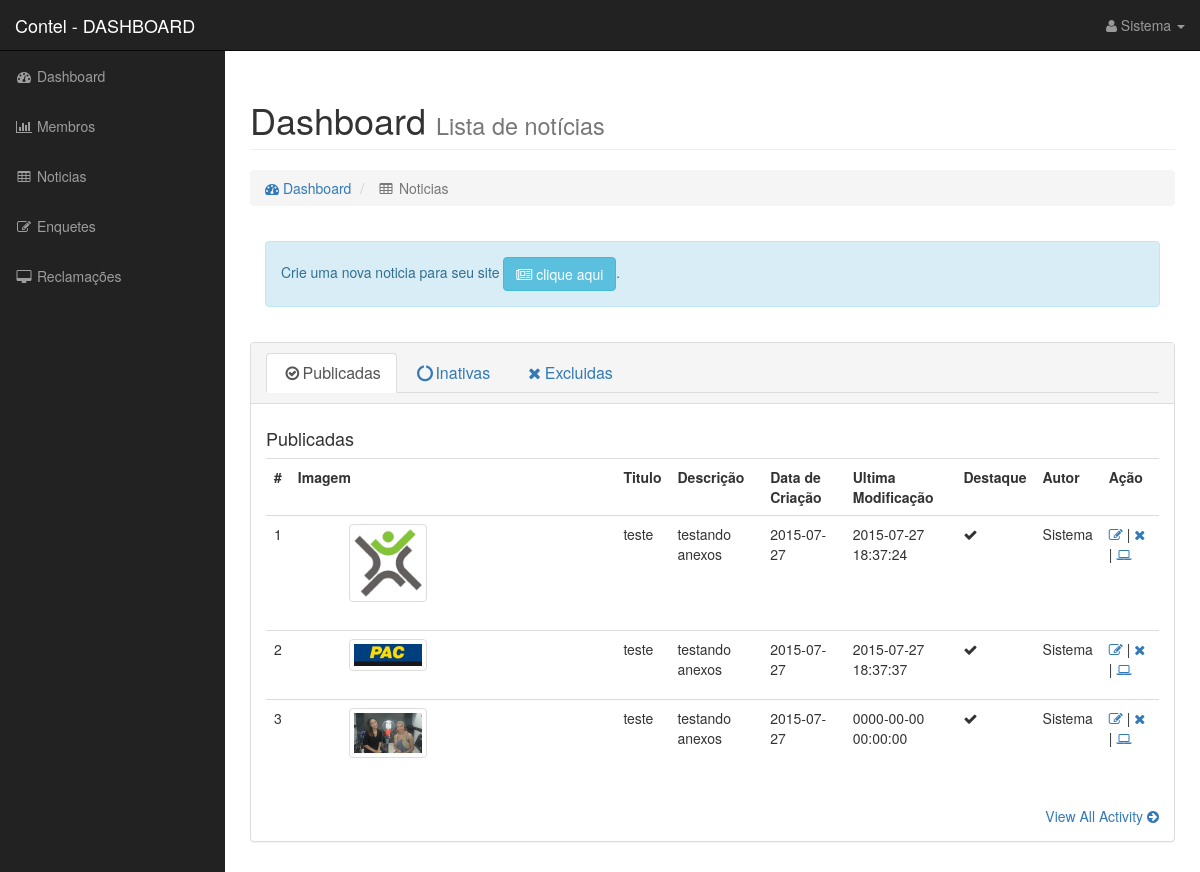
Screenshot of /index.php/admin/noticias (signed in) with the database file from the repository.
### tables this page shows
CREATE TABLE IF NOT EXISTS `news` (
  `id` int(5) NOT NULL AUTO_INCREMENT,
  `title` varchar(100) NOT NULL,
  `slug` varchar(200) NOT NULL,
  `link_reference` varchar(200) DEFAULT NULL,
  `description` mediumtext NOT NULL,
  `news` text NOT NULL,
  `creationdate` date NOT NULL,
  `modifieddate` timestamp NOT NULL DEFAULT '0000-00-00 00:00:00' ON UPDATE CURRENT_TIMESTAMP,
  `published` tinyint(1) NOT NULL,
  `fature` tinyint(1) DEFAULT '0',
  `createby` int(11) NOT NULL,
  `tabledef` varchar(50) NOT NULL,
  PRIMARY KEY (`id`)
);

CREATE TABLE IF NOT EXISTS `archive` (
  `id` int(11) NOT NULL AUTO_INCREMENT,
  `name` varchar(35) NOT NULL,
  `type` varchar(8) NOT NULL,
  `size` int(11) NOT NULL,
  `url` varchar(255) NOT NULL,
  `title` varchar(255) NOT NULL,
  `description` mediumtext NOT NULL,
  `creationdate` date NOT NULL,
  `modifieddate` timestamp NOT NULL DEFAULT '0000-00-00 00:00:00' ON UPDATE CURRENT_TIMESTAMP,
  PRIMARY KEY (`id`)
);

### application/views/admin/admin_view.php (called while the page is built)
<?php
$this->load->view('includers/admin/header_view');
$this->load->view('includers/admin/'.$body.'_view');
$this->load->view('includers/admin/footer_view');

### application/controllers/admin.php (called while the page is built, shortened)
<?php
class Admin extends CI_Controller {
    protected $controlpath = 'admin/admin_view';
    private $session;
    private $user_data;
    public function __construct() {
        $this->load->model('mastermembership');
         $this->session = $this->nsession->userdata('adminlogado');
         $this->user_data = $this->mastermembership->set_user_id($this->session);
    }
    private function navtop($method = null){
        return array(
            'title' => 'Contel - DASHBOARD',
            'user_dados' => $this->user_data,
           'body' => (!$method)?'home':$method,
            'navtop' =>array(
                0 => '<a href="'.base_url('admin/').'"><i class="fa fa-fw fa-dashboard"></i> Dashboard</a>',
                1 => '<a href="'.base_url('admin/user_admin').'"><i class="fa fa-fw fa-bar-chart-o"></i> Membros</a>',
                2 => '<a href="'.base_url('admin/noticias').'"><i class="fa fa-fw fa-table"></i> Noticias</a>',
                3 => '<a href="'.base_url('admin/enquetes').'"><i class="fa fa-fw fa-edit"></i> Enquetes</a>',
                4 => '<a href="'.base_url('admin/reclamacao').'"><i class="fa fa-fw fa-desktop"></i> Reclamações</a>',
            ),
            'btnlogin' => (!$this->session)?array(
                ):
                array(
                '<li class="dropdown"><a href="#" class="dropdown-toggle" data-toggle="dropdown"><i class="fa fa-user"></i> '.$this->user_data[0]->name.' <b class="caret"></b></a> <ul class="dropdown-menu">',
                '<li><a href="#"><i class="fa fa-fw fa-user"></i> Profile</a></li>',
                '<li> <a href="#"><i class="fa fa-fw fa-envelope"></i> Inbox</a></li>',
                '<li><a href="#"><i class="fa fa-fw fa-gear"></i> Settings</a></li>',
                '<li class="divider"></li>',
                '<a href="#" class="logout"><i class="fa fa-fw fa-power-off"></i> Log Out</a>',
                '</ul></li>',
            ),
        );
    }
   public function noticias(){
       $this->load->model('noticias');
       $data = $this->navtop('noticias/noticialist');
       $data['noticia_list_published'] = $this->noticias->set_not_list(1);
       $data['noticia_list_inative'] = $this->noticias->set_not_list(2);
       $data['noticia_list_remove'] = $this->noticias->set_not_list(3);
       if($this->session != null){
             $this->load->view($this->controlpath, $data);
        }else{
       $this->load->view('includers/admin/login_view');
        }
   }
}

### index.php (called while the page is built, shortened)
<?php
require_once BASEPATH.'core/CodeIgniter.php';

### application/models/mastermembership.php (called while the page is built, shortened)
<?php
class Mastermembership extends CI_Model{
    public function set_user_id($id){
        $this->db->where('id',$id);
         $users = $this->db->get('admin_user')->result();
        return $users;
    }
}

### application/models/noticias.php (called while the page is built, shortened)
<?php
class Noticias extends CI_Model{
    protected $news;
    protected $attachments;
    protected $admin_user;
    protected $arquive;
    public function __construct() {
        $this->news = 'news.id as news_id, news.title as news_title, news.slug as news_slug, news.link_reference as news_link_reference, news.description as news_description, news.news as news_news,news.creationdate as news_creationdate, news.modifieddate as news_modifieddate, news.published as news_published, news.fature as news_fature, news.createby as news_createby, news.tabledef as news_tabledef';
        $this->attachments = 'attachments.id as attachments_id, attachments.parent_id as attachments_parent_id, attachments.tabledef as attachments_tabledef, attachments.fature as attachments_fature, attachments.sort as attachments_sort';
        $this->admin_user = 'admin_user.id as admin_user_id, admin_user.define as admin_user_define, admin_user.name as admin_user_name, admin_user.email as admin_user_email';
        $this->arquive = 'archive.id as archive_id, archive.name as archive_name, archive.type as archive_type, archive.size as archive_size, archive.title as archive_title, archive.description as archive_description, archive.url as archive_url';
    }
    private function set_list(){
      $this->db->select($this->attachments);
      $this->db->select($this->news);
      $this->db->select($this->admin_user);
      $this->db->select($this->arquive);
    }
    public function set_not_list($status,$campo = null,$ordem = null){
        $this->db->join('admin_user','news.createby = admin_user.id','left');
        $this->db->join('attachments','news.id = attachments.parent_id','left');
        $this->db->join('archive','attachments.archive_id = archive.id','left');
        $this->db->order_by($campo,$ordem);
        $this->db->where('news.published',$status);
        $news = $this->db->get('news')->result();
       return $news;
    }
}

### application/views/includers/admin/noticias/noticialist_view.php (the view, shortened to what this page needs)
<div id="page-wrapper">
            <div class="container-fluid">
                <div class="row">
                    <div class="col-lg-12">
                        <h1 class="page-header">
                            Dashboard <small>Lista de notícias</small>
                        </h1>
                        <ol class="breadcrumb">
                            <li >
                                <a href="<?php echo base_url('admin'); ?>"><i class="fa fa-dashboard"></i> Dashboard</a>
                            </li>
                            <li class="active">
                                <i class="fa fa-fw fa-table"></i> Noticias
                            </li>
                        </ol>
                    </div>
                </div>
                <div class="row">
                    <div class="col-md-12">
                         <div class="panel-body">
                                <div class="alert alert-info">
                                    <p>Crie uma nova noticia para seu site <a href="<?php echo base_url('admin/novanoticia'); ?>" class="btn btn-info "><i class="fa fa-newspaper-o"></i> clique aqui</a>.</p>
                                </div>
                    </div>
                </div>
                </div>
                <div class="row">
                    <div class="col-lg-12">
                        <div class="panel panel-default">
                            <div class="panel-heading">
  <ul class="nav nav-tabs" role="tablist">
    <li role="presentation" class="active"><a href="#publicadas" aria-controls="publicadas" role="tab" data-toggle="tab"> <h3 class="panel-title"><i class="fa fa-check-circle-o fa-fw"></i>Publicadas</h3></a></li>
    <li role="presentation"><a href="#inativas" aria-controls="inativas" role="tab" data-toggle="tab"> <h3 class="panel-title"><i class="fa fa-circle-o-notch fa-fw"></i>Inativas</h3></a></li>
    <?php foreach ($user_dados as $user):
        if($user->define === "Admin"){
            echo ' <li role="presentation"><a href="#excluidos" aria-controls="excluidos" role="tab" data-toggle="tab"> <h3 class="panel-title"><i class="fa fa-remove fa-fw"></i>Excluidas</h3></a></li>';
        }
    endforeach;
    ?>
    </ul>
                            </div>
                            <div class="panel-body">
  <div class="tab-content">
    <div role="tabpanel" class="tab-pane active" id="publicadas">
    <div class="table-responsive">
        <h4>Publicadas</h4>
                                <table class="table">
                                    <th>#</th>
                                    <th>Imagem</th>
                                    <th>Titulo</th>
                                    <th>Descrição</th>
                                    <th>Data de Criação</th>
                                    <th>Ultima Modificação</th>
                                    <th>Destaque</th>
                                    <th>Autor</th>
                                    <th>Ação</th>
                                   <?php foreach($noticia_list_published as $not_active): ?>
                                    <tr>
                                        <td><?php echo $not_active->news_id; ?></td>
                                        <td> <a href="#" class="thumbnail col-md-3 col-xs-3 col-sm-3 col-lg-3 col-md-offset-2 col-lg-offset-2">
                                               <?php if($not_active->archive_url == null){echo '<i class="fa fa-empire fa-4x"></i>';}else{echo '<img src="'.$not_active->archive_url.'" alt="<?php echo '.$not_active->archive_title.'">';} ?>
                                             </a>
                                        </td>
                                        <td><?php echo $not_active->news_title; ?></td>
                                        <td><?php echo $not_active->news_description; ?></td>
                                        <td><?php echo $not_active->news_creationdate; ?></td>
                                        <td><?php echo $not_active->news_modifieddate; ?></td>
                                        <td><?php if($not_active->news_fature == 1){echo '<i class="fa fa-check"></i>';}else{echo '<i class="fa fa-remove"></i>';} ?></td>
                                        <td><?php echo $not_active->admin_user_name; ?></td>
                                        <td><a href="#"><i class="fa fa-edit fa-1x" title="Editar"></i> </a>| <a href="#"><i class="fa fa-remove fa-1x" title="Excluir"></i> </a>| <a href="#"><i class="fa fa-laptop" title="Ver a noticia"></i></a></td>
                                    </tr>
                                    <?php
                                    endforeach;
                                    ?>
                                </table>
                              </div></div>
    </div>
                                <div class="text-right">
                                    <a href="#">View All Activity <i class="fa fa-arrow-circle-right"></i></a>
                                </div>
                            </div>
                        </div>
                    </div>
                </div>
            </div>
        </div>
    </div>

### application/views/includers/admin/header_view.php (shortened to what this page needs)
<!DOCTYPE html>
<html lang="en">
<head>
    <link href="<?php echo base_url('libs/admin');?>/css/bootstrap.min.css" rel="stylesheet">
    <link href="<?php echo base_url('libs/admin');?>/css/sb-admin.css" rel="stylesheet">
    <link href="<?php echo base_url('libs/admin');?>/css/plugins/morris.css" rel="stylesheet">
    <link href="<?php echo base_url('libs/admin');?>/font-awesome/css/font-awesome.min.css" rel="stylesheet" type="text/css">
</head>
<body>
    <div id="wrapper">
        <nav class="navbar navbar-inverse navbar-fixed-top" role="navigation">
            <div class="navbar-header">
                <a class="navbar-brand" href="index.html"><?php echo $title; ?></a>
            </div>
            <ul class="nav navbar-right top-nav">
                <?php foreach ($btnlogin as $user): ?>
                <?php echo $user; ?>
                <?php endforeach; ?>
            </ul>
            <div class="collapse navbar-collapse navbar-ex1-collapse">
                <ul class="nav navbar-nav side-nav">
                    <?php foreach($navtop as $itensnav): ?>
                    <li>
                       <?php echo $itensnav; ?>
                    </li>
                    <?php endforeach; ?>
                </ul>
            </div>
        </nav>

### application/views/includers/admin/footer_view.php (shortened to what this page needs)
</body>
</html>

### libs/admin/css/sb-admin.css (style rules this page uses)
body { margin-top: 100px; background-color: #222; }
@media (min-width:768px) { body { margin-top: 50px; } }
#wrapper { padding-left: 0; }
#page-wrapper { width: 100%; padding: 0; background-color: #fff; }
@media (min-width:768px) { #wrapper { padding-left: 225px; } }
@media (min-width:768px) { #page-wrapper { padding: 10px; } }
.top-nav { padding: 0 15px; }
.top-nav>li { display: inline-block; float: left; }
.top-nav>li>a { padding-top: 15px; padding-bottom: 15px; line-height: 20px; color: #999; }
@media (min-width:768px) { .side-nav { position: fixed; top: 51px; left: 225px; width: 225px; margin-left: -225px; border: none; border-radius: 0; overflow-y: auto; background-color: #222; bottom: 0; overflow-x: hidden; padding-bottom: 40px; } }
@media (min-width:768px) { .side-nav>li>a { width: 225px; } }

### rows the page displays
news: id "1", archive.url (picture), title "teste", description "testando anexos", creationdate "2015-07-27", modifieddate "2015-07-27 18:37:24", fature 1 (drawn), admin_user.name "Sistema"
news: id "2", archive.url (picture), title "teste", description "testando anexos", creationdate "2015-07-27", modifieddate "2015-07-27 18:37:37", fature 1 (drawn), admin_user.name "Sistema"
news: id "3", archive.url (picture), title "teste", description "testando anexos", creationdate "2015-07-27", modifieddate "0000-00-00 00:00:00", fature 1 (drawn), admin_user.name "Sistema"

### other values shown
$title "Contel - DASHBOARD"
$user "Sistema"
$itensnav "Dashboard"
$itensnav "Membros"
$itensnav "Noticias"
$itensnav "Enquetes"
$itensnav "Reclamações"
